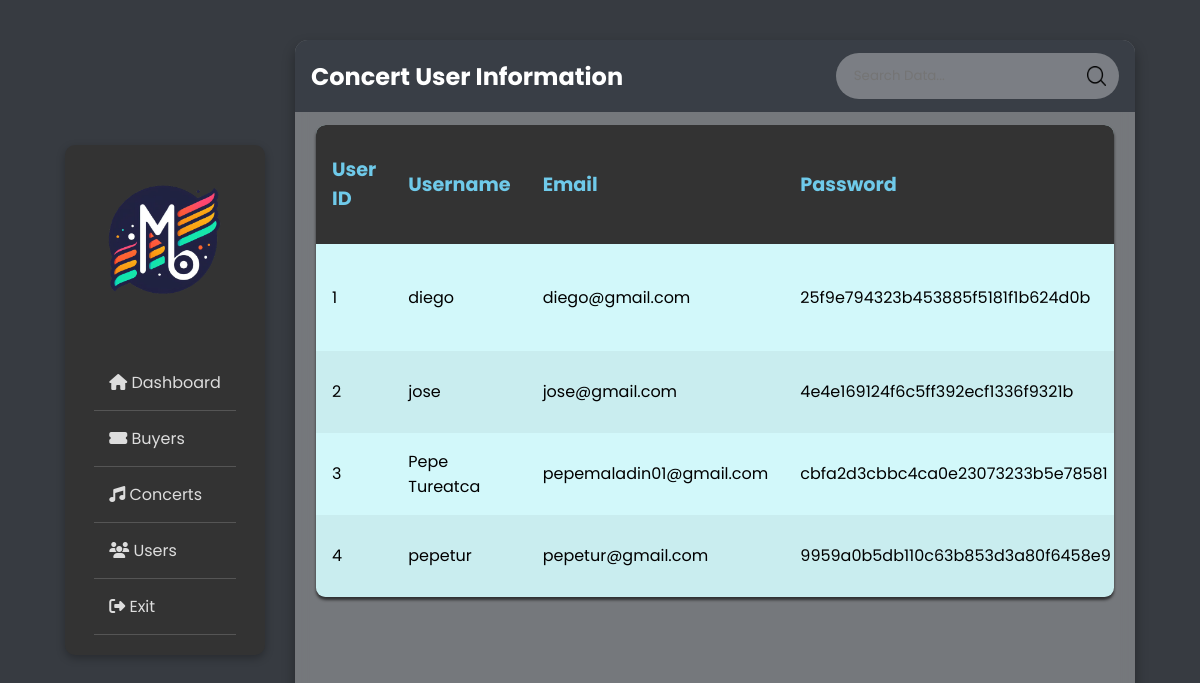
Page /adminside/viewusers.php on the committed database.
### tables this page shows
CREATE TABLE `user_form` (
  `id` int NOT NULL AUTO_INCREMENT,
  `username` varchar(100) NOT NULL,
  `email` varchar(100) NOT NULL,
  `password` varchar(255) DEFAULT NULL,
  `fullname` varchar(100) DEFAULT NULL,
  `dob` date DEFAULT NULL,
  `phonenum` varchar(20) DEFAULT NULL,
  `address` varchar(255) DEFAULT NULL,
  `accdate` datetime DEFAULT NULL,
  `image` varchar(255) DEFAULT NULL,
  PRIMARY KEY (`id`),
  UNIQUE KEY `email` (`email`)
);

### adminside/viewusers.php (the view, shortened to what this page needs)
<?php
include "config.php";
$sql = "SELECT * FROM user_form";
$all_users = $conn->query($sql);
?>
<!DOCTYPE html>
<html lang="en" title="Coding design">
<head>
    <link rel="stylesheet" href="style.css">
    <link rel="stylesheet" href="https://cdnjs.cloudflare.com/ajax/libs/font-awesome/6.5.0/css/all.min.css"
 />
</head>
<div class="sidebar">
    <img src="images/logo.png" alt="Logo">
    <div class="sidebar-nav">
        <a href="dashboard.php">
            <i class="fas fa-home"></i> Dashboard
        </a>
        <a href="viewbuyer.php">
            <i class="fas fa-ticket-alt"></i> Buyers
        </a>
        <a href="viewconcert.php">
            <i class="fas fa-music"></i> Concerts
        </a>
        <a href="viewusers.php">
            <i class="fas fa-users"></i> Users
        </a>
        <a href="../login.php">
            <i class="fas fa-sign-out-alt"></i>
            </i> Exit
        </a>
    </div>
</div>
<body>
    <main class="table">
        <section class="table__header">
            <h1>Concert User Information</h1>
            <div class="input-group">
                <input type="text" name="search" class="searchinput" placeholder="Search Data...">
                <img src="images/search.png" alt="">
            </div>
        </section>
        <section class="table__body">
            <table>
                <thead>
                    <tr>
                        <th scope="col">User ID</th>
                        <th scope="col">Username</th>
                        <th scope="col">Email</th>
                        <th scope="col">Password</th>
                    </tr>
                </thead>
                <tbody>
                    <?php
                    while($row = $all_users->fetch_assoc()) {
                        ?>
                    <tr>
                        <td>
                            <?php echo $row['id'] ?>
                        </td>
                        <td>
                            <?php echo $row['username'] ?>
                        </td>
                        <td>
                            <?php echo $row['email'] ?>
                        </td>
                        <td>
                            <?php echo $row['password'] ?>
                        </td>
                    </tr>
                    <?php
                    }
                    ?>
                </tbody>
            </table>
        </section>
    </main>
</body>
</html>

### adminside/style.css (style rules this page uses)
* { margin: 0; padding: 0; font-family: 'Poppins', sans-serif; box-sizing: border-box; }
body { min-height: 100vh; background: url(images/adminbg3.png) center / cover; display: flex; justify-content: center; align-items: center; background-color: #373b41; background-blend-mode: soft-light; }
.searchinput { color: white; }
main.table { width: 82vw; height: 90vh; background-color: rgba(243, 243, 243, 0.333); backdrop-filter: blur(7px); box-shadow: 0 .4rem .8rem #0005; border-radius: .8rem; overflow: hidden; }
.table__header { width: 100%; height: 10%; background-color: #393E46; padding: .8rem 1rem; color: white; display: flex; justify-content: space-between; align-items: center; }
.table__header .input-group { width: 35%; height: 100%; background-color: #fff5; padding: 0 .8rem; border-radius: 2rem; display: flex; justify-content: center; align-items: center; transition: .2s; }
.table__header .input-group img { width: 1.2rem; height: 1.2rem; }
.table__header .input-group input { width: 100%; padding: 0 .5rem 0 .3rem; background-color: transparent; border: none; outline: none; }
.table__body { width: 95%; max-height: calc(89% - 1.6rem); background-color: #d2f8fa; margin: .8rem auto; border-radius: .6rem; box-shadow: 0 3px 3px rgba(0, 0, 0, 0.6); overflow: auto; overflow: overlay; }
table { width: 100%; }
table, th, td { border-collapse: collapse; padding: 1rem; text-align: left; }
thead th { position: sticky; top: 0; left: 0; font-size: larger; color: #6fcaea; background-color: #333; cursor: pointer; text-transform: capitalize; }
tbody tr:nth-child(even) { background-color: #0000000b; }
tbody tr { --delay: .1s; transition: .5s ease-in-out var(--delay), background-color 0s; }
tbody tr td, tbody tr td p, tbody tr td img { transition: .2s ease-in-out; }
.sidebar { flex-basis: 200px; background-color: #333; color: #fff; padding: 20px; box-shadow: 0 .2rem .5rem #0004; display: flex; flex-direction: column; align-items: center; border-radius: 10px; margin-right: 30px; }
.sidebar img { width: 150px; height: auto; margin-bottom: 20px; }
.sidebar-nav { margin-top: 20px; }
.sidebar-nav a { display: block; padding: 15px; text-decoration: none; color: #ddd; transition: background-color 0.3s; border-bottom: 1px solid #555; }
@media only screen and (max-width: 1400px) { main.table { width: 70vw; } }

### rows in the picture
user_form: id "1", username "diego", email "diego@gmail.com", password "25f9e794323b453885f5181f1b624d0b"
user_form: id "2", username "jose", email "jose@gmail.com", password "4e4e169124f6c5ff392ecf1336f9321b"
user_form: id "3", username "Pepe Tureatca", email "pepemaladin01@gmail.com", password "cbfa2d3cbbc4ca0e23073233b5e78581"
user_form: id "4", username "pepetur", email "pepetur@gmail.com", password "9959a0b5db110c63b853d3a80f6458e9"
